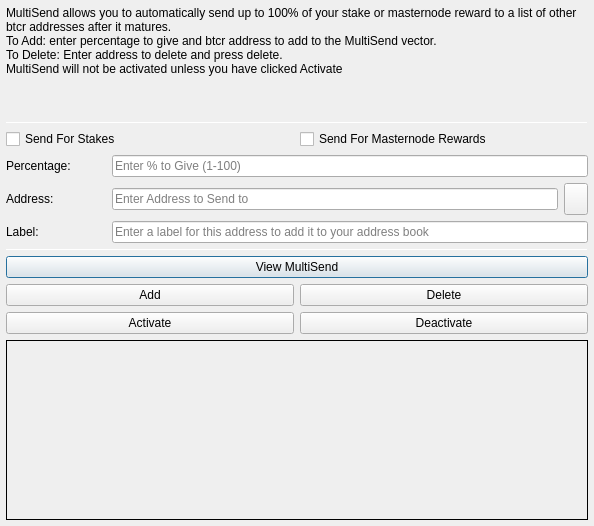
<?xml version="1.0" encoding="UTF-8"?>
<ui version="4.0">
 <class>MultiSendDialog</class>
 <widget class="QDialog" name="MultiSendDialog">
  <property name="windowModality">
   <enum>Qt::NonModal</enum>
  </property>
  <property name="geometry">
   <rect>
    <x>0</x>
    <y>0</y>
    <width>594</width>
    <height>526</height>
   </rect>
  </property>
  <property name="windowTitle">
   <string>MultiSend</string>
  </property>
  <layout class="QVBoxLayout" name="verticalLayout" stretch="0">
   <property name="leftMargin">
    <number>6</number>
   </property>
   <property name="topMargin">
    <number>6</number>
   </property>
   <property name="rightMargin">
    <number>6</number>
   </property>
   <property name="bottomMargin">
    <number>6</number>
   </property>
   <item>
    <layout class="QVBoxLayout" name="verticalLayout_Main" stretch="1,1,1,0,1,1,1">
     <item>
      <widget class="QLabel" name="label_2">
       <property name="lineWidth">
        <number>1</number>
       </property>
       <property name="text">
        <string>MultiSend allows you to automatically send up to 100% of your stake or masternode reward to a list of other btcr addresses after it matures.
To Add: enter percentage to give and btcr address to add to the MultiSend vector.
To Delete: Enter address to delete and press delete.
MultiSend will not be activated unless you have clicked Activate</string>
       </property>
       <property name="alignment">
        <set>Qt::AlignLeading|Qt::AlignLeft|Qt::AlignTop</set>
       </property>
       <property name="wordWrap">
        <bool>true</bool>
       </property>
      </widget>
     </item>
     <item>
      <widget class="Line" name="line">
       <property name="minimumSize">
        <size>
         <width>0</width>
         <height>1</height>
        </size>
       </property>
       <property name="maximumSize">
        <size>
         <width>16777215</width>
         <height>1</height>
        </size>
       </property>
       <property name="orientation">
        <enum>Qt::Horizontal</enum>
       </property>
      </widget>
     </item>
     <item>
      <layout class="QVBoxLayout" name="verticalLayout_Settings">
       <item>
        <layout class="QHBoxLayout" name="horizontalLayout">
         <item>
          <widget class="QCheckBox" name="multiSendStakeCheckBox">
           <property name="text">
            <string>Send For Stakes</string>
           </property>
          </widget>
         </item>
         <item>
          <widget class="QCheckBox" name="multiSendMasternodeCheckBox">
           <property name="text">
            <string>Send For Masternode Rewards</string>
           </property>
          </widget>
         </item>
        </layout>
       </item>
       <item>
        <layout class="QHBoxLayout" name="horizontalLayout_6">
         <item>
          <widget class="QLabel" name="label">
           <property name="minimumSize">
            <size>
             <width>100</width>
             <height>0</height>
            </size>
           </property>
           <property name="toolTip">
            <string>Percentage of stake to send</string>
           </property>
           <property name="text">
            <string>Percentage:</string>
           </property>
          </widget>
         </item>
         <item>
          <widget class="QLineEdit" name="multiSendPercentEdit">
           <property name="toolTip">
            <string>Enter whole numbers 1 - 100</string>
           </property>
           <property name="placeholderText">
            <string>Enter % to Give (1-100)</string>
           </property>
          </widget>
         </item>
        </layout>
       </item>
       <item>
        <layout class="QHBoxLayout" name="horizontalLayout_7">
         <item>
          <widget class="QLabel" name="label_5">
           <property name="minimumSize">
            <size>
             <width>100</width>
             <height>0</height>
            </size>
           </property>
           <property name="toolTip">
            <string>Address to send portion of stake to</string>
           </property>
           <property name="text">
            <string>Address:</string>
           </property>
          </widget>
         </item>
         <item>
          <widget class="QLineEdit" name="multiSendAddressEdit">
           <property name="toolTip">
            <string/>
           </property>
           <property name="placeholderText">
            <string>Enter Address to Send to</string>
           </property>
          </widget>
         </item>
         <item>
          <widget class="QToolButton" name="addressBookButton">
           <property name="maximumSize">
            <size>
             <width>16777215</width>
             <height>32</height>
            </size>
           </property>
           <property name="toolTip">
            <string>Choose an address from the address book</string>
           </property>
           <property name="text">
            <string/>
           </property>
           <property name="icon">
            <iconset resource="../btcr.qrc">
             <normaloff>:/icons/address-book</normaloff>:/icons/address-book</iconset>
           </property>
           <property name="shortcut">
            <string>Alt+A</string>
           </property>
          </widget>
         </item>
        </layout>
       </item>
      </layout>
     </item>
     <item>
      <layout class="QHBoxLayout" name="horizontalLayout_3">
       <item>
        <widget class="QLabel" name="label_3">
         <property name="minimumSize">
          <size>
           <width>100</width>
           <height>0</height>
          </size>
         </property>
         <property name="text">
          <string>Label:</string>
         </property>
        </widget>
       </item>
       <item>
        <widget class="QLineEdit" name="labelAddressLabelEdit">
         <property name="placeholderText">
          <string>Enter a label for this address to add it to your address book</string>
         </property>
        </widget>
       </item>
      </layout>
     </item>
     <item>
      <widget class="Line" name="line_2">
       <property name="minimumSize">
        <size>
         <width>0</width>
         <height>1</height>
        </size>
       </property>
       <property name="maximumSize">
        <size>
         <width>16777215</width>
         <height>1</height>
        </size>
       </property>
       <property name="orientation">
        <enum>Qt::Horizontal</enum>
       </property>
      </widget>
     </item>
     <item>
      <layout class="QVBoxLayout" name="verticalLayout_Buttons">
       <item>
        <layout class="QHBoxLayout" name="horizontalLayout_4">
         <item>
          <widget class="QPushButton" name="viewButton">
           <property name="toolTip">
            <string/>
           </property>
           <property name="statusTip">
            <string>View MultiSend Vector</string>
           </property>
           <property name="text">
            <string>View MultiSend</string>
           </property>
          </widget>
         </item>
        </layout>
       </item>
       <item>
        <layout class="QHBoxLayout" name="horizontalLayout_2">
         <item>
          <widget class="QPushButton" name="addButton">
           <property name="toolTip">
            <string/>
           </property>
           <property name="statusTip">
            <string>Add to MultiSend Vector</string>
           </property>
           <property name="text">
            <string>Add</string>
           </property>
          </widget>
         </item>
         <item>
          <widget class="QPushButton" name="deleteButton">
           <property name="toolTip">
            <string/>
           </property>
           <property name="statusTip">
            <string>Delete Address From MultiSend Vector</string>
           </property>
           <property name="text">
            <string>Delete</string>
           </property>
          </widget>
         </item>
        </layout>
       </item>
       <item>
        <layout class="QHBoxLayout" name="horizontalLayout_5">
         <item>
          <widget class="QPushButton" name="activateButton">
           <property name="statusTip">
            <string>Activate MultiSend</string>
           </property>
           <property name="text">
            <string>Activate</string>
           </property>
          </widget>
         </item>
         <item>
          <widget class="QPushButton" name="disableButton">
           <property name="statusTip">
            <string>Deactivate MultiSend</string>
           </property>
           <property name="text">
            <string>Deactivate</string>
           </property>
          </widget>
         </item>
        </layout>
       </item>
      </layout>
     </item>
     <item>
      <widget class="QLabel" name="message">
       <property name="minimumSize">
        <size>
         <width>0</width>
         <height>180</height>
        </size>
       </property>
       <property name="frameShape">
        <enum>QFrame::Panel</enum>
       </property>
       <property name="frameShadow">
        <enum>QFrame::Plain</enum>
       </property>
       <property name="lineWidth">
        <number>1</number>
       </property>
       <property name="midLineWidth">
        <number>1</number>
       </property>
       <property name="text">
        <string/>
       </property>
       <property name="alignment">
        <set>Qt::AlignLeading|Qt::AlignLeft|Qt::AlignTop</set>
       </property>
       <property name="wordWrap">
        <bool>true</bool>
       </property>
      </widget>
     </item>
    </layout>
   </item>
  </layout>
 </widget>
 <resources>
  <include location="../btcr.qrc"/>
 </resources>
 <connections/>
</ui>
